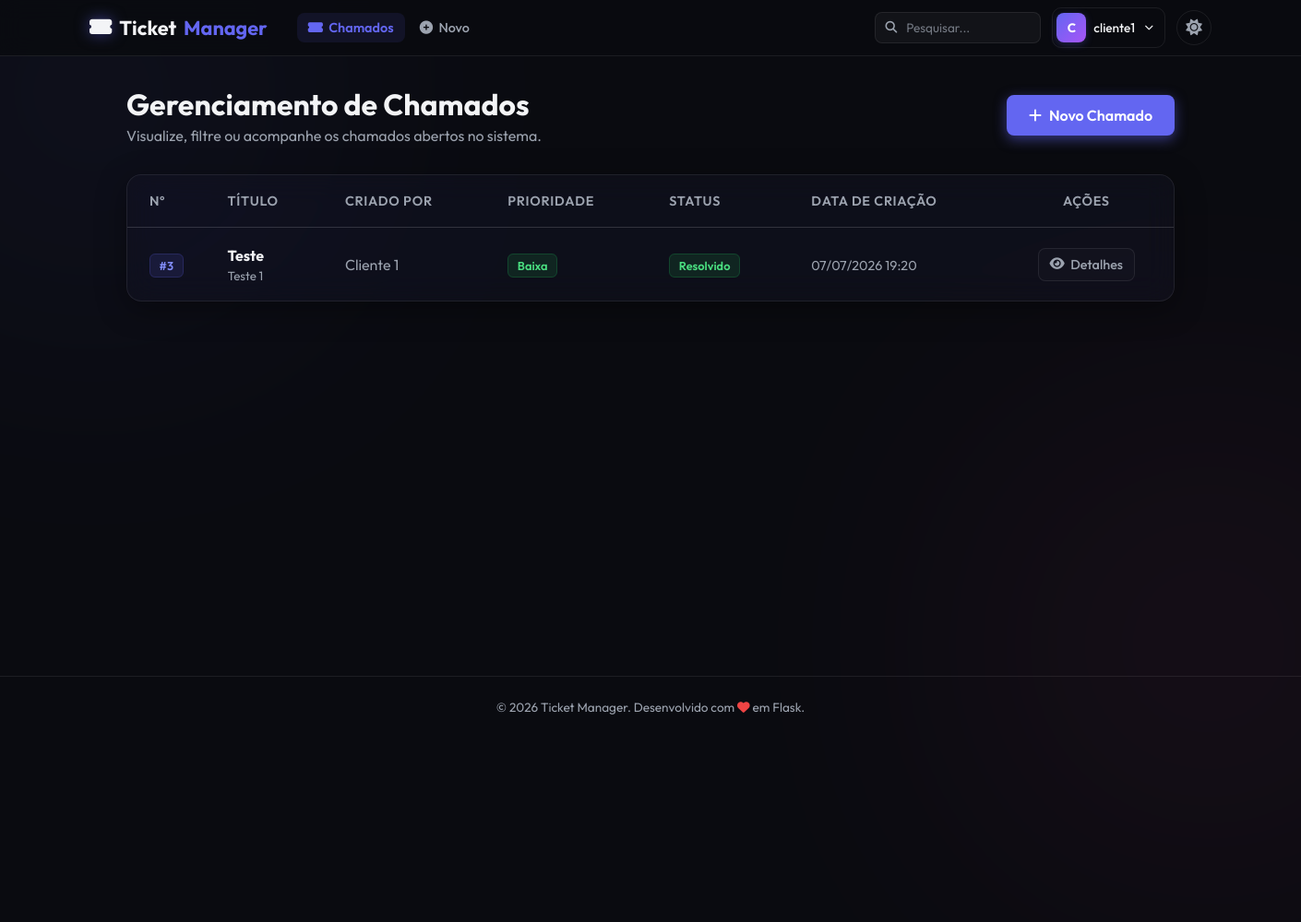
Page /tickets (signed in) on the earlier database version.
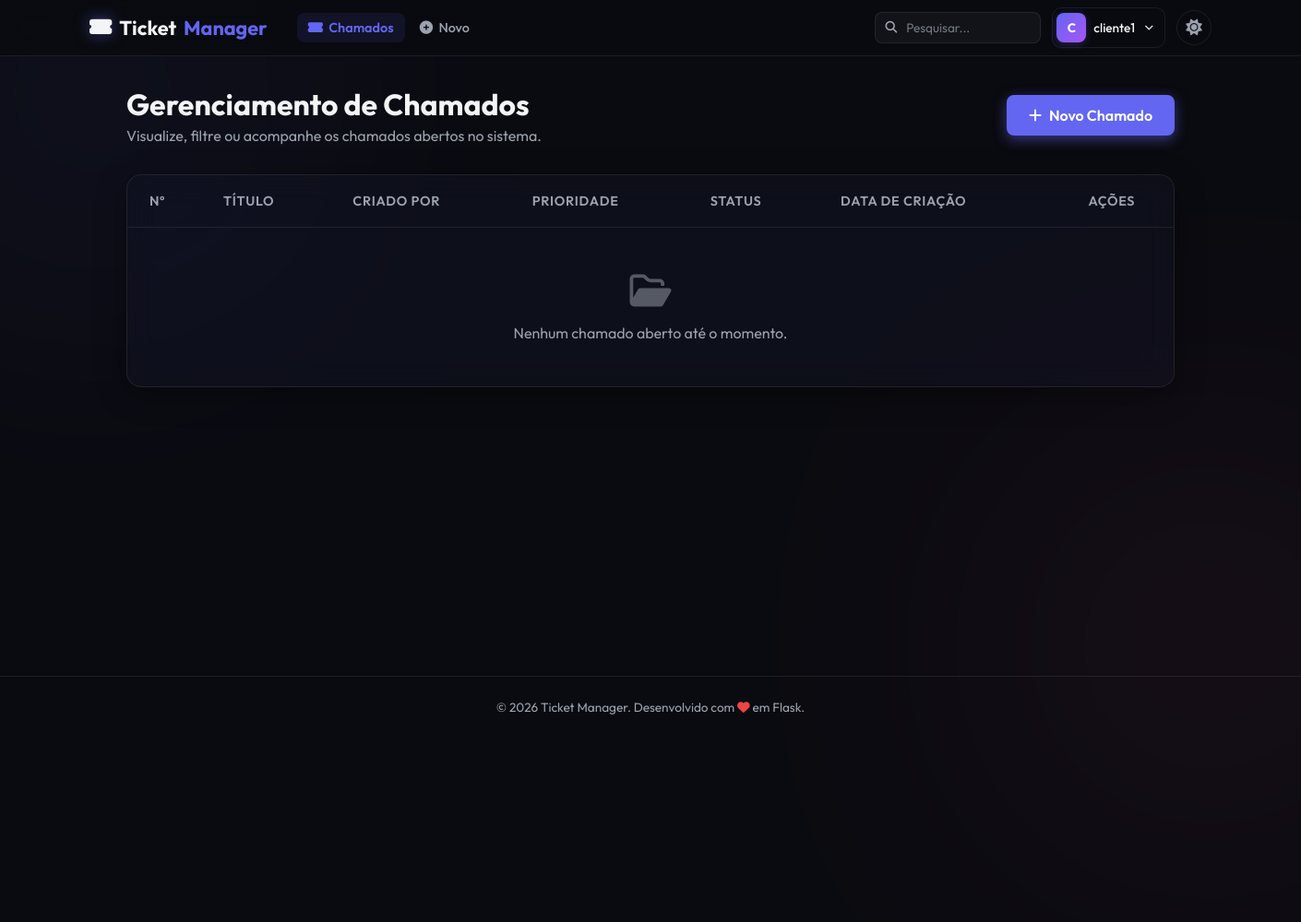
Same page on the later database version.
### models.py (models this page shows, shortened)
class Chamado(db.Model):
    __tablename__ = "chamados"
    id = db.Column(db.Integer, primary_key=True)
    titulo = db.Column(db.String(100), nullable=False)
    descricao = db.Column(db.Text, nullable=False)
    prioridade = db.Column(db.String(20), nullable=False, default="Média")  # Baixa, Média, Alta
    status = db.Column(db.String(20), nullable=False, default="Aberto")  # Aberto, Em Andamento, Resolvido, Fechado
    data_criacao = db.Column(db.DateTime, nullable=False, default=db.func.now())
    usuario_id = db.Column(db.Integer, db.ForeignKey("usuarios.id"), nullable=False)
    usuario = db.relationship("Usuario", backref=db.backref("chamados", lazy=True))
    categoria_id = db.Column(db.Integer, db.ForeignKey("categorias.id"), nullable=True)
    categoria = db.relationship("Categoria", backref=db.backref("chamados", lazy=True))

class Usuario(db.Model):
    __tablename__ = "usuarios"
    id = db.Column(db.Integer, primary_key=True)
    nome = db.Column(db.String(50), nullable=False)
    sobrenome = db.Column(db.String(50), nullable=False)
    email = db.Column(db.String(120), unique=True, nullable=False)
    username = db.Column(db.String(50), unique=True, nullable=False)
    senha = db.Column(db.String(255), nullable=False)
    cidade_id = db.Column(db.Integer, db.ForeignKey("cidades.id"), nullable=True)
    cidade = db.relationship("Cidade", backref=db.backref("usuarios", lazy=True))
    perfis = db.relationship("Perfil", backref="usuario", lazy=True, cascade="all, delete-orphan")
    @property
    def tipo_perfil(self):
        if self.perfis:
            return self.perfis[0].tipo_perfil
        return "Cliente"

### app.py (the view)
@app.route('/tickets')
@login_required
def list_tickets():
    return controllers.list_tickets_controller()

### app.py (called while the page is built)
def login_required(f):
    @wraps(f)
    def decorated_function(*args, **kwargs):
        if 'user_id' not in session:
            flash('Você precisa fazer login para acessar esta página.', 'danger')
            return redirect(url_for('login'))
        return f(*args, **kwargs)
    return decorated_function

### controllers.py (called while the page is built)
def list_tickets_controller():
    usuario = Usuario.query.get(session.get('user_id'))
    if usuario and usuario.tipo_perfil == 'Cliente':
        chamados = Chamado.query.filter_by(usuario_id=usuario.id).filter(Chamado.status != 'Fechado').all()
    else:
        chamados = Chamado.query.filter(Chamado.status != 'Fechado').all()
    return render_template('tickets.html', chamados=chamados)

### templates/tickets.html (shortened to what this page needs)
{% extends 'base.html' %}
{% block content %}
<div class="container">
    <div class="page-header">
        <div>
            <h1>Gerenciamento de Chamados</h1>
            <p class="subtitle">Visualize, filtre ou acompanhe os chamados abertos no sistema.</p>
        </div>
        <a href="{{ url_for('create_ticket') }}" class="btn-primary">
            <i class="fa-solid fa-plus"></i> Novo Chamado
        </a>
    </div>
    <div class="glass-card table-responsive">
        <table class="data-table">
            <thead>
                <tr>
                    <th style="width: 80px;">Nº</th>
                    <th>Título</th>
                    <th>Criado por</th>
                    <th>Prioridade</th>
                    <th>Status</th>
                    <th>Data de Criação</th>
                    <th class="text-center">Ações</th>
                </tr>
            </thead>
            <tbody>
                {% for chamado in chamados %}
                    <tr>
                        <td data-label="Nº">
                            <span class="badge badge-username">#{{ chamado.id }}</span>
                        </td>
                        <td data-label="Título">
                            <div style="display: flex; flex-direction: column; gap: 0.25rem; text-align: left; width: 100%;">
                                <div style="display: flex; align-items: center; gap: 0.5rem; flex-wrap: wrap;">
                                    <strong style="color: var(--text-primary);">{{ chamado.titulo }}</strong>
                                </div>
                                <small style="color: var(--text-secondary); max-width: 300px; display: inline-block; white-space: nowrap; overflow: hidden; text-overflow: ellipsis;" title="{{ chamado.descricao }}">
                                    {{ chamado.descricao }}
                                </small>
                            </div>
                        </td>
                        <td data-label="Criado por">
                            <span style="color: var(--text-secondary);">{{ chamado.usuario.nome }} {{ chamado.usuario.sobrenome }}</span>
                        </td>
                        <td data-label="Prioridade">
                            <span class="badge badge-{{ chamado.prioridade | lower }}">{{ chamado.prioridade }}</span>
                        </td>
                        <td data-label="Status">
                            {% set status_class = chamado.status.lower().replace(' ', '') %}
                            <span class="badge badge-{{ status_class }}">{{ chamado.status }}</span>
                        </td>
                        <td data-label="Data">
                            <span style="color: var(--text-secondary); font-size: 0.9rem;">
                                {{ chamado.data_criacao.strftime('%d/%m/%Y %H:%M') }}
                            </span>
                        </td>
                        <td data-label="Ações">
                            <div class="action-buttons">
                                <a href="{{ url_for('ticket_details', ticket_id=chamado.id) }}" class="btn-action btn-edit" title="Ver Detalhes/Responder">
                                    <i class="fa-solid fa-eye"></i> Detalhes
                                </a>
                            </div>
                        </td>
                    </tr>
                {% else %}
                    <tr>
                        <td colspan="7" class="no-data text-center">
                            <i class="fa-regular fa-folder-open"></i>
                            <p>Nenhum chamado aberto até o momento.</p>
                        </td>
                    </tr>
                {% endfor %}
            </tbody>
        </table>
    </div>
</div>
{% endblock %}

Differences in the rows shown:
no longer on this page (row edited): Chamado: id "3", titulo "Teste", descricao "Teste 1", usuario.nome "Cliente", usuario.sobrenome "1", prioridade "Baixa", status "Resolvido", data_criacao "07/07/2026 19:20"
Other differences:
text now shown: "Nenhum chamado aberto até o momento."
